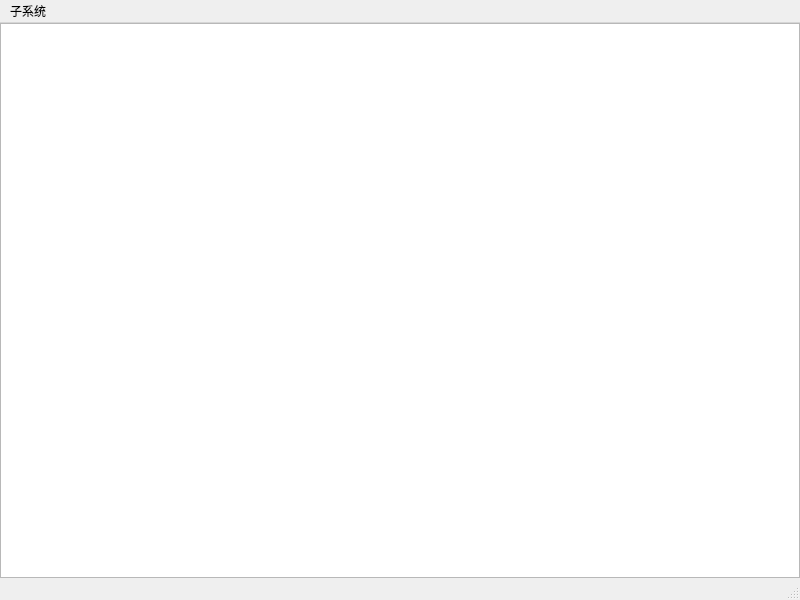
<?xml version="1.0" encoding="UTF-8"?>
<ui version="4.0">
 <class>SubsystemWindow</class>
 <widget class="QMainWindow" name="SubsystemWindow">
  <property name="geometry">
   <rect>
    <x>0</x>
    <y>0</y>
    <width>800</width>
    <height>600</height>
   </rect>
  </property>
  <property name="windowTitle">
   <string>子系统</string>
  </property>
  <widget class="QWidget" name="centralwidget">
   <layout class="QVBoxLayout" name="verticalLayout">
    <property name="spacing">
     <number>0</number>
    </property>
    <property name="leftMargin">
     <number>0</number>
    </property>
    <property name="topMargin">
     <number>0</number>
    </property>
    <property name="rightMargin">
     <number>0</number>
    </property>
    <property name="bottomMargin">
     <number>0</number>
    </property>
    <item>
     <widget class="AICCFlowView" name="flowView"/>
    </item>
   </layout>
  </widget>
  <widget class="QMenuBar" name="menubar">
   <property name="geometry">
    <rect>
     <x>0</x>
     <y>0</y>
     <width>800</width>
     <height>27</height>
    </rect>
   </property>
   <widget class="QMenu" name="menuSubsystem">
    <property name="title">
     <string>子系统</string>
    </property>
    <addaction name="actionSave"/>
   </widget>
   <addaction name="menuSubsystem"/>
  </widget>
  <widget class="QStatusBar" name="statusbar"/>
  <action name="actionSave">
   <property name="text">
    <string>保存</string>
   </property>
  </action>
 </widget>
 <customwidgets>
  <customwidget>
   <class>AICCFlowView</class>
   <extends>QGraphicsView</extends>
   <header>controllers/aiccflowview.hpp</header>
  </customwidget>
 </customwidgets>
 <resources/>
 <connections/>
</ui>
